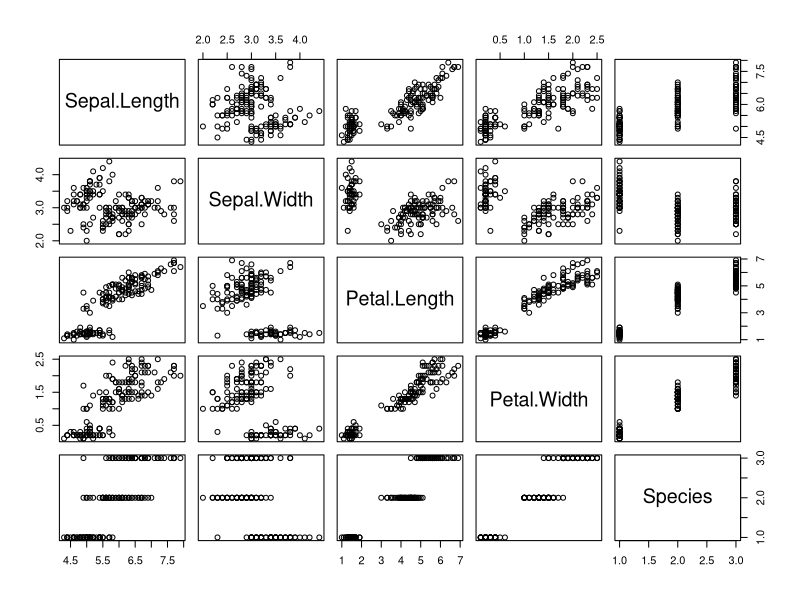
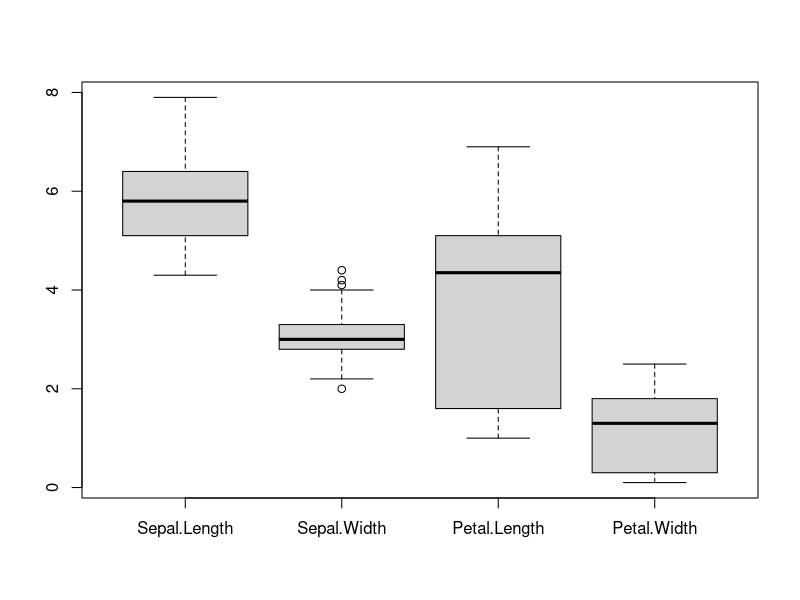
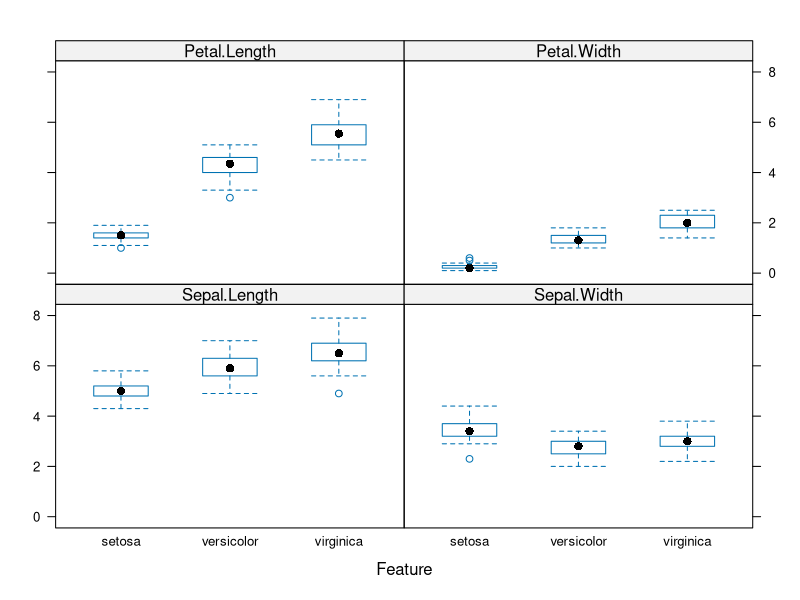
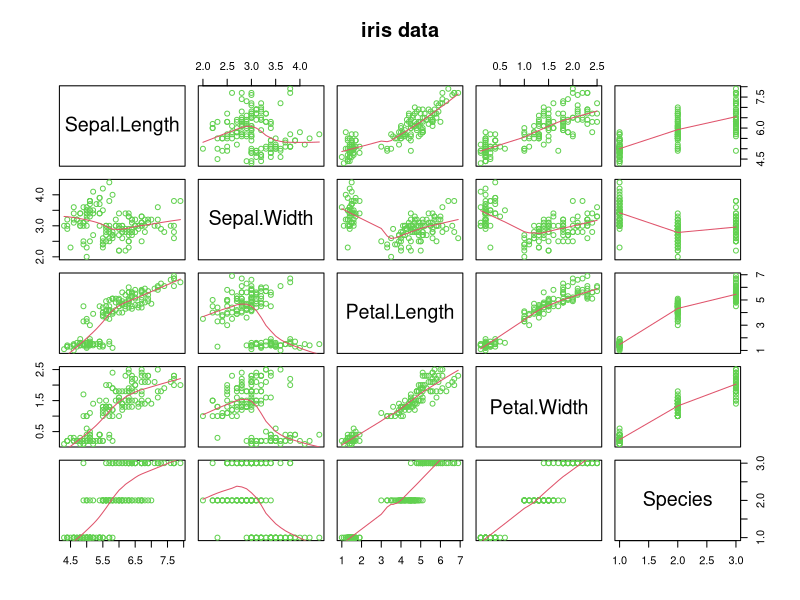
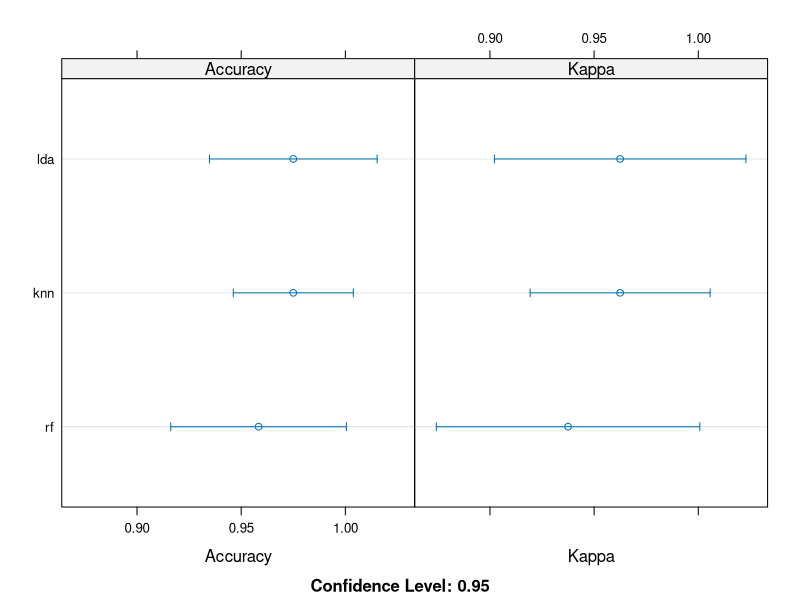

Source code (R) for these figures, in order:
###############################
# STATISTICAL THINKING (2022) #
###############################

####################
# MACHINE LEARNING #
####################

# FULL DATASET
iris

# EXCERPT OF DATASET 
head(iris)

####################
# INSTALL PACKAGES #
####################

# CARET PACKAGE
install.packages("caret", dependencies=TRUE)
library(caret)

########################
# DESCRIPTIVE ANALYSIS #
########################

# SUMMARY
summary(iris)

# GENERAL PLOT
plot(iris)

# BOXPLOTS
boxplot(iris[1:4])

# BOXPLOTS SORTED BY SPECIES
x <- iris[,1:4]
y <- iris[ ,5]
featurePlot(x=x, y=y, plot="box")

######################
# BIVARIATE ANALYSIS #
######################

# CORRELATIONS
cor(iris[1:4])

# PLOT ALL BIVARIATEE RELATIONSHIPS BETWEEN VARIABLES
require(stats); require(graphics)
pairs(iris, panel = panel.smooth, main = "iris data",
col = 3)

#########################################
# MACHINE LEARNING DATASET PREPARATIONS #
#########################################

# SPLITTING DATASET INTO 20% AND 80% SUB-DATASETS
validation_index <- createDataPartition(iris$Species, p=0.80, list=FALSE)

# CREATING SUB-DATASET (VALIDATION)
validation <- iris[-validation_index, ]
summary(validation)
dim(validation)

# CREATING SUB-DATASET (MODEL)
model <- iris[validation_index, ]
summary(model)
dim(model)

###############################
# MACHINE LEARNING ALGORITHMS #
###############################

# CODE FOR CROSS-VALIDATION
control <- trainControl(method = "cv", number = 10)
metric <- "Accuracy"

# LINEAR ALGORITHM (LDA - LINEAR DISCRIMINANT ANALYSIS)
fit.lda <- train(Species ~ ., data=model, method ="lda", metric=metric, trControl=control)

# NON-LINEAR ALGORITHM (KNN - K-NEAREST-NEIGHBORS)
fit.knn <- train(Species ~ ., data=model, method ="knn", metric=metric, trControl=control)

# COMPLEX ALGORITHM (RF - RANDOM FOREST)
fit.rf <- train(Species ~ ., data=model, method ="rf", metric=metric, trControl=control)

######################
# TESTING ALGORITHMS #
######################

# COMPARING ACCURACIES
results <- resamples(list(lda=fit.lda, knn=fit.knn, rf=fit.rf))
summary(results)
dotplot(results)

# CHOOSING ONE ALGORITHM
print(fit.lda)

########################
# VALIDATING ALGORITHM #
########################

# MODEL-DATASET
predictions <- predict(fit.lda, model)
confusionMatrix(predictions, model$Species)

# VALIDATION-DATASET
predictions <- predict(fit.lda, validation)
confusionMatrix(predictions, validation$Species)

#############
# THAT'S IT #
#############
